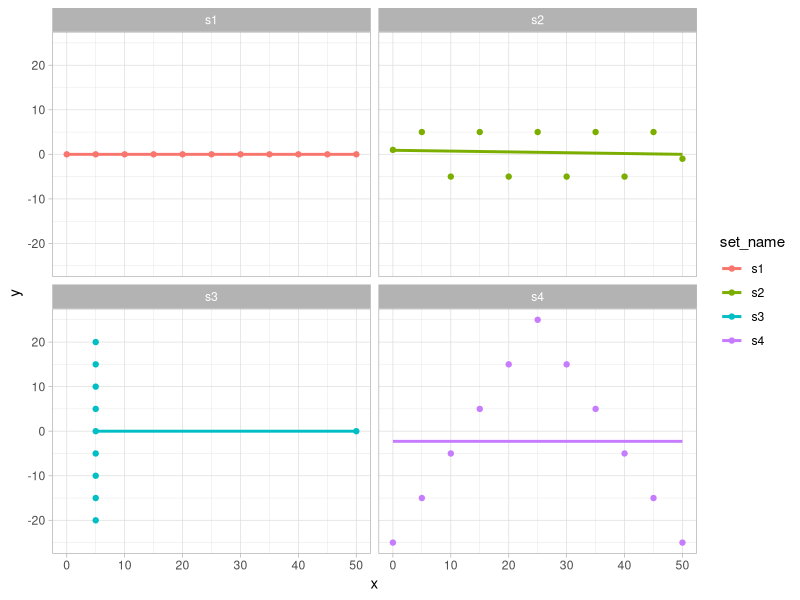

Write the R code that produced this figure.
## ---- chunk 1
library(readxl)

project1_sheet <- read_excel("project1_sheet.xlsx")
(project1_sheet)
## ---- chunk 2
library(tidyverse)
p1lm <- lm(y ~ x, data = (project1_sheet %>% filter(set_name == "s1")))
p1lm
           
p2lm <- lm(y ~ x, data = (project1_sheet %>% filter(set_name == "s2")))
p2lm

p3lm <- lm(y ~ x, data = (project1_sheet %>% filter(set_name == "s3")))
p3lm

p4lm <- lm(y ~ x, data = (project1_sheet %>% filter(set_name == "s4")))
p4lm
## ---- chunk 3
project1_sheet %>% 
  group_by(set_name) %>% 
  summarise(mean_x = mean(x),
            mean_y = mean(y),
            sd_x = sd(x),
            sd_y = sd(y))

## ---- chunk 4
library(ggplot2)
project1_sheet %>% 
  ggplot(aes(x=x, y=y, colour=set_name))+
  geom_point()+
  geom_smooth(method = lm, se = FALSE)+
  theme(legend.position = "none")+
  facet_wrap(~set_name, ncol=2) +
  theme_light() 
